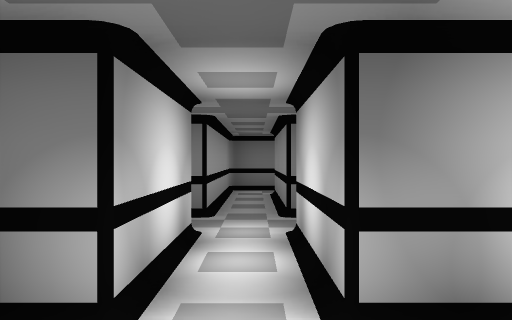
[1] (above)

18 first-person views from a walk through a scene from a Unity 3-D project. The camera is 1.4 m above the floor, looks level and sees 70° across. Doors are open. The floor is counted in squares, 2 m on a side. Each view is taken from the middle of a square. On the plan, view 1 faces up. The plan holds only what a view shows up to about 11 squares ahead; the rest is blank. The place goes on beyond the plan. The player is left out.

[2]
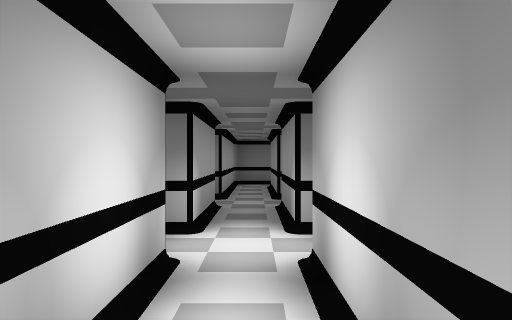

[3]
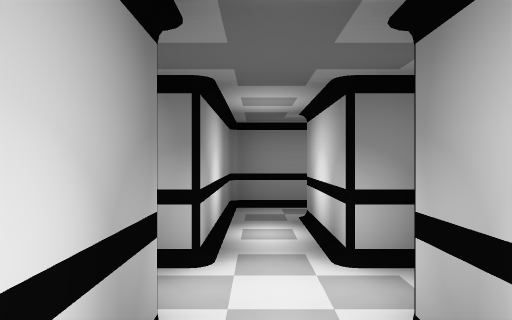

[4]
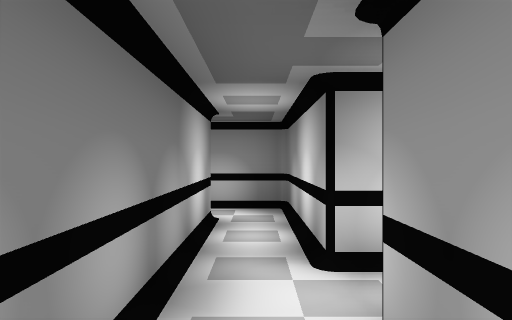

[5]
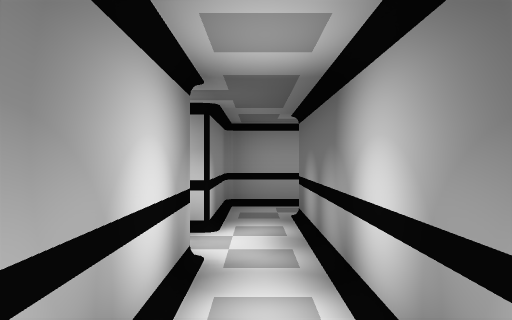

[6]
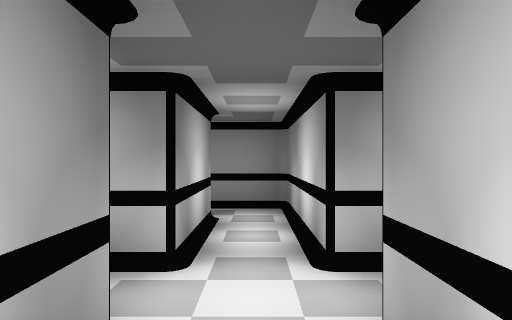

[7]
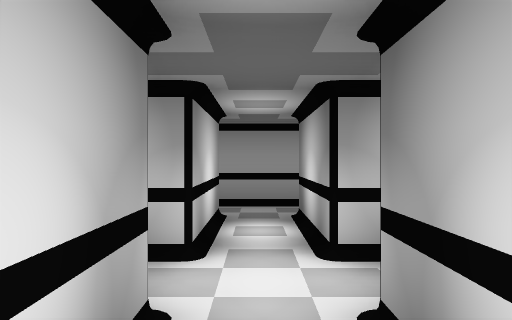

[8]
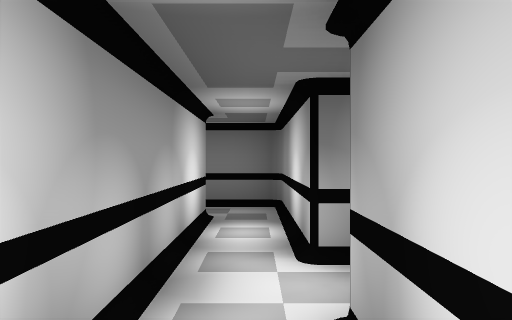

[9]
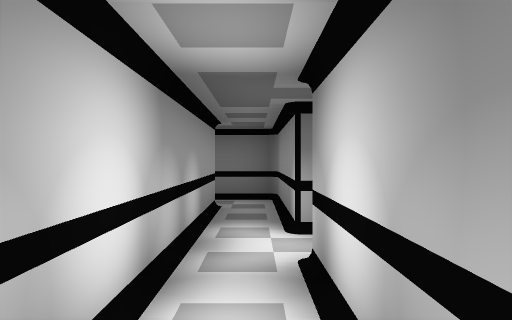

[10]
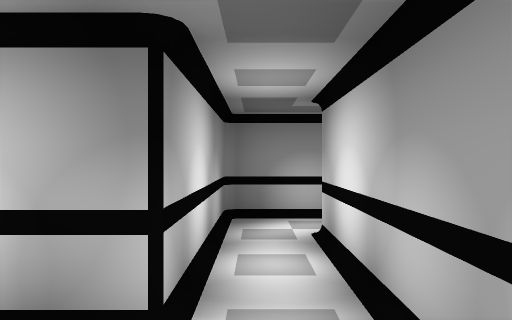

[11]
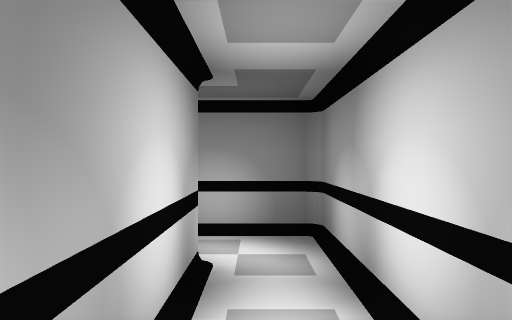

[12]
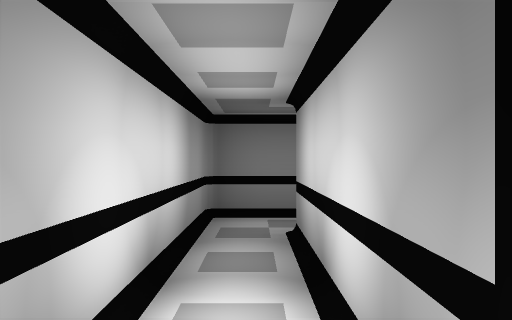

[13]
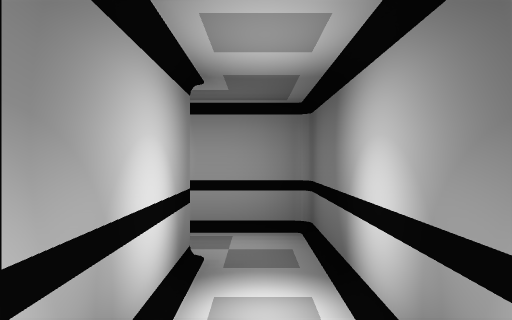

[14]
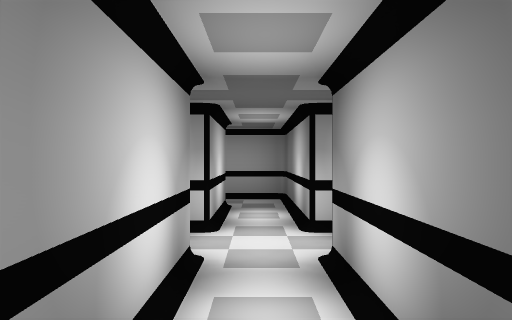

[15]
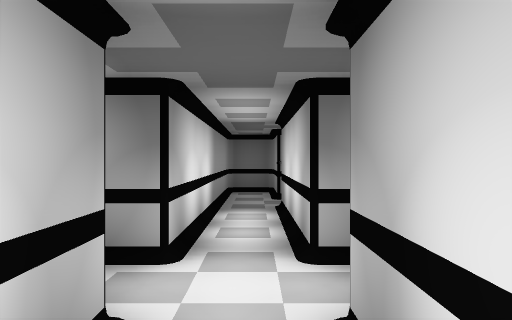

[16]
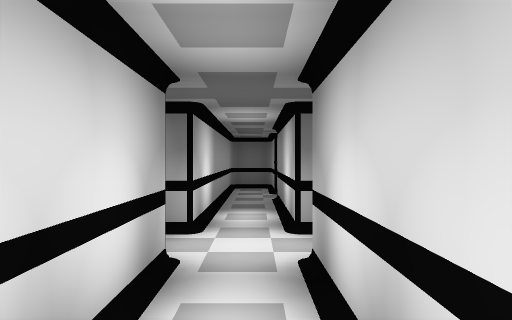

[17]
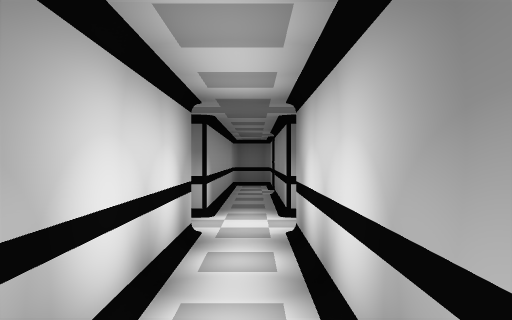

[18]
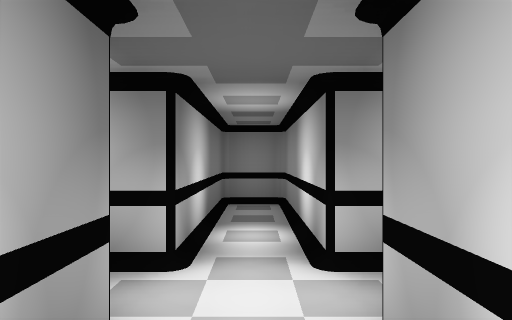

### Floor plan
Ten units are one square. View 1 is at (0, 0); x grows to the right and y downward. Boxes are objects, and circles mark ways between rooms. Rooms are numbered by the first view taken in them; rooms with no view inside come last. Other rooms are left out.
<svg viewBox="-61 -145 135 175">
<path fill="none" stroke="#000" d="M-26 25 4 25 4 -5M-6 -5 -6 15 -46 15M-56 16 -56 25 -36 25M11 -15 4 -15 4 -35M-6 -35 -6 -15 -11 -15M-11 -5 -6 -5M-26 -35 -6 -35M-36 -65 -36 -35M-6 -45 -26 -45 -26 -65M4 -35 31 -35M24 -45 4 -45 4 -75 24 -75M24 -85 -6 -85 -6 -45M-36 -35 -36 -15M-39 -5 -26 -5 -26 -35M-56 -1 -56 16M-46 15 -46 -5M24 -75 24 -49M34 -125 34 -140 24 -140 24 -85M69 -76 69 -85 34 -85 34 -114M34 -36 34 -75 66 -75M-26 -65 -26 -75 -38 -75"/>
<circle cx="0" cy="5" r="3" fill="#2a7"/>
<circle cx="-50" cy="5" r="3" fill="#2a7"/>
<circle cx="0" cy="-25" r="3" fill="#2a7"/>
<circle cx="-15" cy="-40" r="3" fill="#2a7"/>
<circle cx="-30" cy="-25" r="3" fill="#2a7"/>
<circle cx="-30" cy="-55" r="3" fill="#2a7"/>
<circle cx="15" cy="-40" r="3" fill="#2a7"/>
<circle cx="15" cy="-80" r="3" fill="#2a7"/>
<circle cx="-40" cy="-10" r="3" fill="#2a7"/>
<text x="-20" y="20">1</text>
<text x="0" y="-20">2</text>
<text x="-30" y="-50">3</text>
<text x="0" y="-60">4</text>
<text x="-30" y="-20">5</text>
<text x="-50" y="0">6</text>
<text x="30" y="-90">7</text>
<text x="-30" y="-70">8</text>
</svg>
Room 1 opens to room 2. Room 1 opens to room 6. Room 2 opens to room 4. Room 3 opens to room 4. Room 3 opens to room 5. Room 3 opens to room 8. Room 4 opens to room 7. Room 5 opens to room 6.

Where each view was taken, in squares from view 1:
view 1: 0 up, 0 right, facing up
view 2: 2 down, 0 right, facing up
view 3: 3 up, 0 right, facing down
view 4: 2 down, 5 left, facing right
view 5: 2 down, 0 right, facing left
view 6: 4 up, 2 left, facing right
view 7: 4 up, 2 right, facing left
view 8: 2 up, 3 left, facing up
view 9: 1 up, 3 left, facing up
view 10: 5 up, 3 left, facing down
view 11: 1 up, 5 left, facing down
view 12: 4 up, 0 right, facing up
view 13: 8 up, 3 right, facing left
view 14: 8 up, 6 right, facing left
view 15: 6 up, 3 right, facing up
view 16: 5 up, 3 right, facing up
view 17: 4 up, 3 right, facing up
view 18: 8 up, 1 right, facing right
